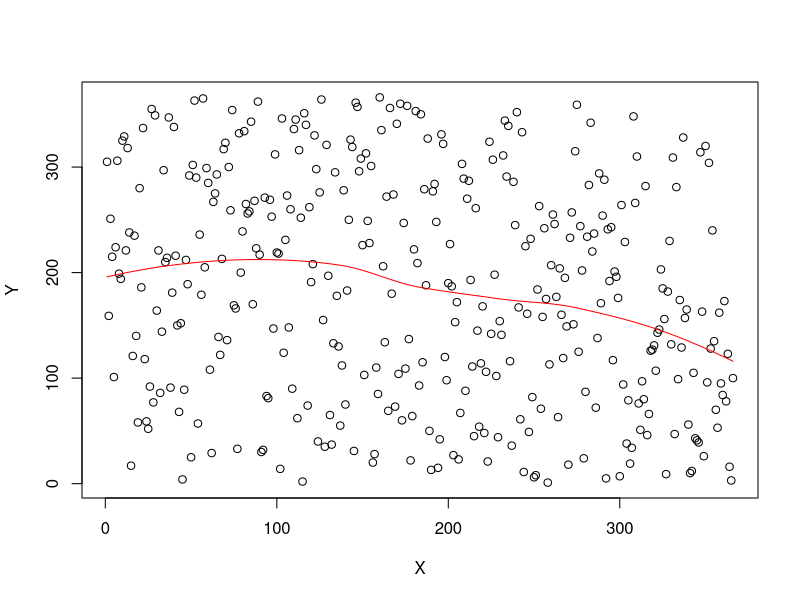
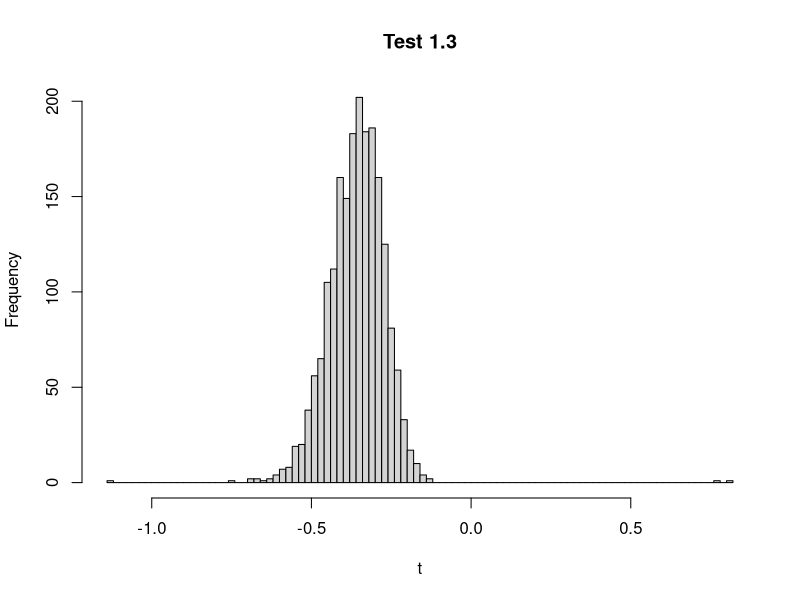
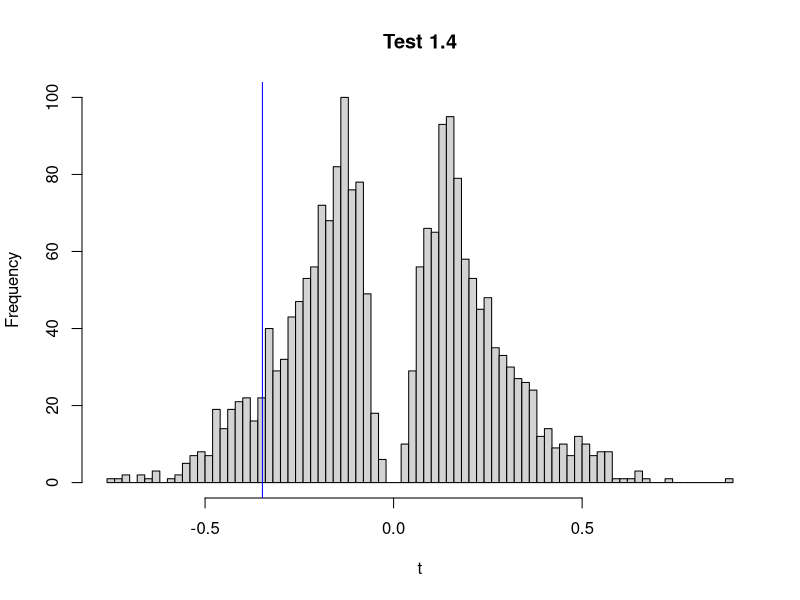

These figures' R source, in order: (Note: a time limit stopped this script after it produced the figures.)
## ---- chunk 1
RNGversion(min(as.character(getRversion()),"3.6.2")) ## with your R-version
#set.seed(12345, kind = "Mersenne-Twister", normal.kind = "Inversion")
## ---- chunk 2
# Part 1
da1<-read.csv2("lottery.csv")
Y<-da1$Draft_No;X<-da1$Day_of_year
# Part 2
fit<-loess(Y~X)
Y1<-fit$fitted
plot(X,Y)
lines(X,Y1,col="red",add=TRUE)
## ---- chunk 3
# Part 3
set.seed(12345, kind = "Mersenne-Twister", normal.kind = "Inversion")
B<-2000;   ## input
n<-dim(da1)[1]
t<-rep(NULL,B)
for(i in 1:B){
  samx<-sample(1:n,n,replace=TRUE)
  samy<-da1[samx,]$Draft_No
  samda<-cbind(samx,samy);#names(samda)=c("samx","samy")
  samyfit<-loess(samy~samx)$fitted
  t[i]<-(max(samyfit)-min(samyfit))/(samx[which.max(samyfit)]-samx[which.min(samyfit)])}
hist(t,breaks=100,main="Test 1.3")
print(paste("P value is: ",mean(t>0),sep=""))
## ---- chunk 4
# Part 4
myperm<-function(B,data){
set.seed(12345, kind = "Mersenne-Twister", normal.kind = "Inversion")
n<-dim(data)[1]
t<-rep(NULL,B)

for(i in 1:B){
  permx<-sample(1:n,n)
  y<-data$Draft_No
  permda<-cbind(permx,y);#names(samda)=c("samx","samy")
  permyfit<-loess(y~permx)$fitted
  t[i]<-(max(permyfit)-min(permyfit))/(permx[which.max(permyfit)]-permx[which.min(permyfit)])}

fit0<-loess(Draft_No~Day_of_year,data=data)$fitted
t0<-(max(fit0)-min(fit0))/(data$Day_of_year[which.max(fit0)]-data$Day_of_year[which.min(fit0)])
p<-mean(abs(t)>abs(t0))  ## two-sided

return (list(pvalue=p,originalt=t0,samplet=t))}

re<-myperm(2000,da1)
p<-re$pvalue
t0<-re$originalt
t<-re$samplet
hist(t,breaks=100,main="Test 1.4")
abline(v=t0,col="blue")
print(paste("P value is: ",p,sep=""))
## ---- chunk 5
# Part 5
#set.seed(12345, kind = "Mersenne-Twister", normal.kind = "Inversion")

generate<-function(alpha){   ## generate dataset
  X<-da1$Day_of_year
  beta<-rnorm(366,183,10)
  Y<-pmax(0,pmin(alpha*X+beta,366))
  return (as.data.frame(cbind(Day_of_year=X,Draft_No=Y)))}

alpha<-seq(0.1,10,0.1)
n<-length(alpha)
power<-rep(NULL,n)
for(i in 1:n){
  err2<-0
  for(j in 1:100){
    da<-generate(alpha[i])
    p<-myperm(200,da)$pvalue
    if(p>=0.05) err2<-err2+1}
  power[i]<-1-err2/100}

plot(alpha,power,main="Power trend")
## ---- chunk 6
# Part 1
da2<-read.csv2("prices1.csv")
hist(da2$Price,breaks=100,prob=TRUE)
lines(density(da2$Price),col="blue")
print(paste("The mean price is: ",mean(da2$Price),sep=""))
## ---- chunk 7
# Part 2
library("boot")

stat1<-function(data,vn){
  data<-as.data.frame(data[vn,])
  return (mean(data$Price))}

res<-boot(da2,stat1,R=1000)
boot.ci(res)  ## confidence intervals with different methods
plot(res)

print(paste("The estimated variance of statistic with bootstrap is: ",sum((res$t-mean(res$t))^2)/(1000-1),sep=""))
print(paste("The bias-corrected mean of statistic with bootstrap is: ",2*res$t0-mean(res$t),sep=""))
## ---- chunk 8
# Part 3
t0<-mean(da2$Price)
n<-nrow(da2)
t<-rep(NULL,n)
for(i in 1:n) t[i]<-mean(da2$Price[-i])

print(paste("The jackknife mean price is: ",sum((n*t0-(n-1)*t-mean(t))^2)/(n*(n-1)),sep=""))
## ---- chunk 9
# Part 4
w<-10
ci<-boot.ci(res)

cat(paste(sprintf("%*s",w,""),sprintf("%*s",w,"lower")),sprintf("%*s",w,"upper"),sprintf("%*s",w,"center"),sprintf("%*s",w,"length"))
cat("\n")
cat(paste(sprintf("%*s",w,"Percentile"),sprintf("%*.7s",w,ci$percent[4]),sprintf("%*.7s",w,ci$percent[5]),sprintf("%*.7s",w,(ci$percent[4]+ci$percent[5])/2),sprintf("%*.7s",w,ci$percent[5]-ci$percent[4])))
cat("\n")
cat(paste(sprintf("%*s",w,"BCa"),sprintf("%*.7s",w,ci$bca[4]),sprintf("%*.7s",w,ci$bca[5]),sprintf("%*.7s",w,(ci$bca[4]+ci$percent[5])/2),sprintf("%*.7s",w,ci$bca[5]-ci$bca[4])))
cat("\n")
cat(paste(sprintf("%*s",w,"Normal"),sprintf("%*.7s",w,ci$normal[2]),sprintf("%*.7s",w,ci$normal[3]),sprintf("%*.7s",w,(ci$normal[2]+ci$normal[3])/2),sprintf("%*.7s",w,ci$normal[3]-ci$normal[2])))
